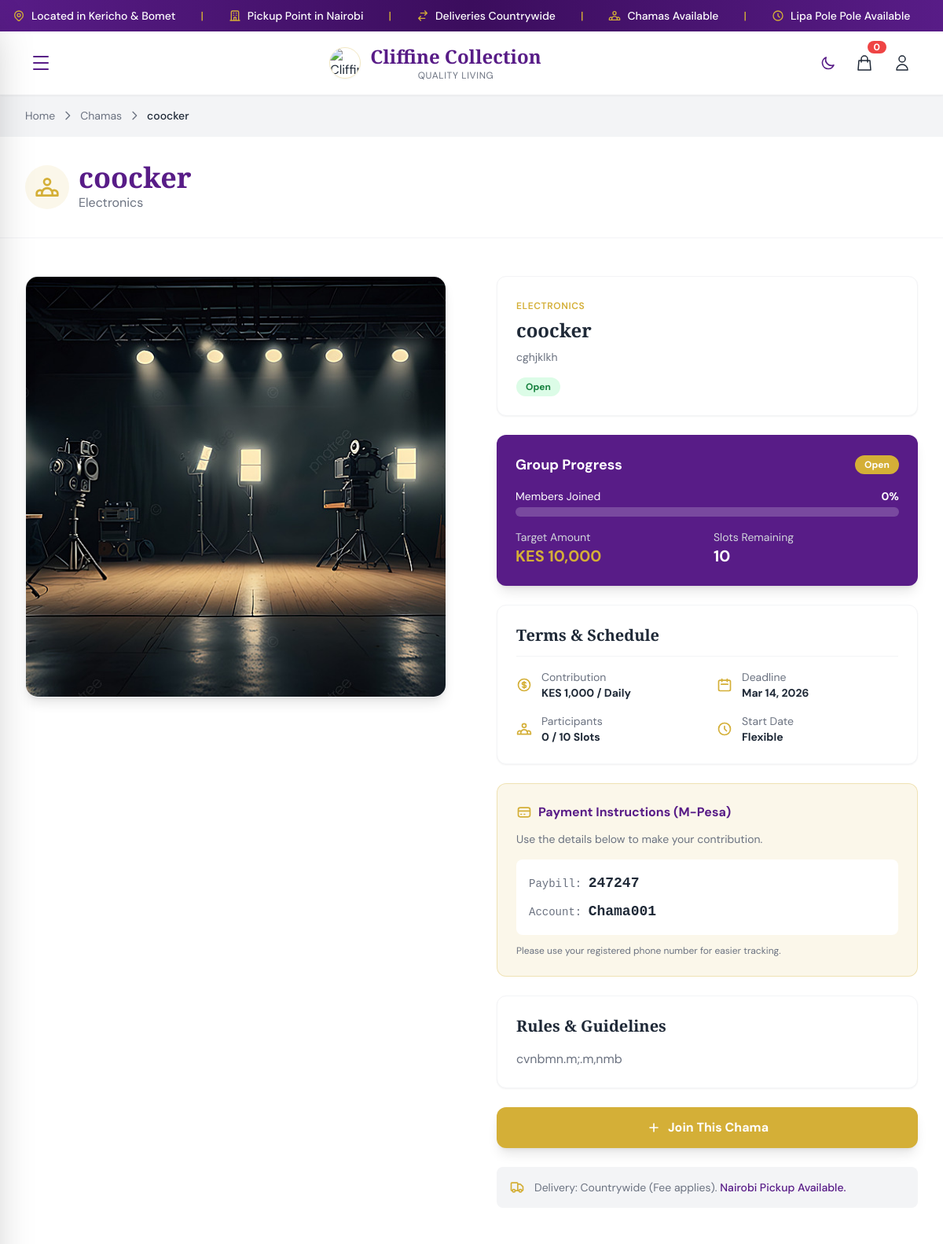
The page /chama/4 (upper part) on the database as committed earlier.
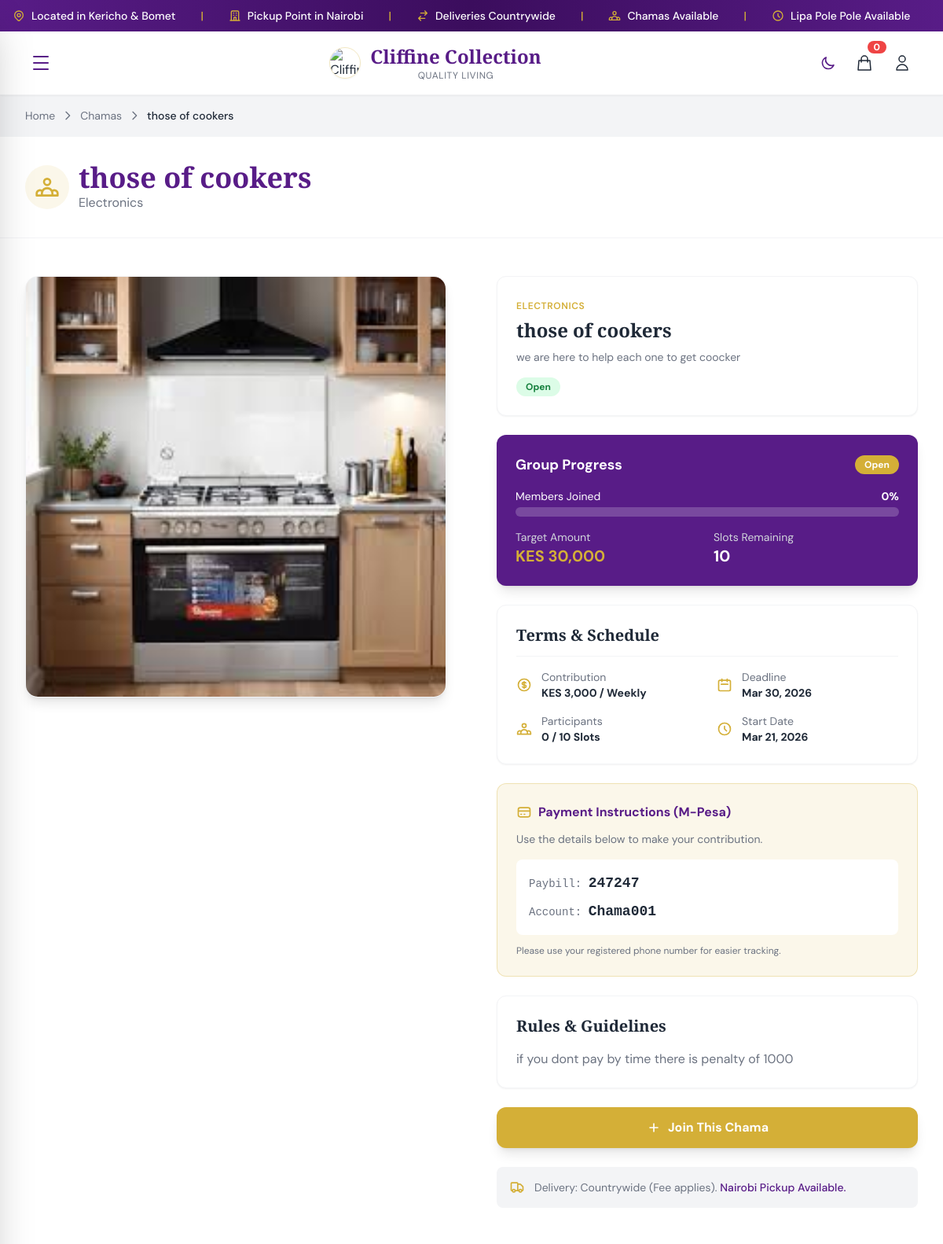
The same page on the database as committed later.
### app/models.py (models this page shows)
class Chama(db.Model):
    __tablename__ = "chamas"
    id = db.Column(db.Integer, primary_key=True)
    name                = db.Column(db.String(200), nullable=False)
    description         = db.Column(db.Text, nullable=True)
    category            = db.Column(db.String(100), nullable=True)
    product_id          = db.Column(db.Integer, db.ForeignKey("products.id"), nullable=True)
    target_amount       = db.Column(db.Numeric(12, 2), nullable=True)     # better precision than Float
    deadline            = db.Column(db.Date, nullable=True)               # contribution/purchase deadline
    contribution_amount    = db.Column(db.Numeric(12, 2), nullable=True)
    contribution_frequency = db.Column(db.String(50), nullable=True)      # Daily / Weekly / Monthly
    max_members            = db.Column(db.Integer, nullable=True)
    rules               = db.Column(db.Text, nullable=True)
    privacy             = db.Column(db.String(20), default="public", nullable=False)  # public / private
    invite_code         = db.Column(db.String(50), nullable=True, unique=True)
    accepts_mpesa       = db.Column(db.Boolean, default=False)
    accepts_card        = db.Column(db.Boolean, default=False)
    accepts_bank        = db.Column(db.Boolean, default=False)
    mpesa_type          = db.Column(db.String(30), nullable=True)     # Paybill / TillNumber / ...
    mpesa_number        = db.Column(db.String(50), nullable=True)     # Business/Paybill number
    mpesa_account       = db.Column(db.String(100), nullable=True)    # Account name/number
    notify_on_join      = db.Column(db.Boolean, default=True)
    notify_on_payment   = db.Column(db.Boolean, default=True)
    notify_on_goal      = db.Column(db.Boolean, default=True)
    cover_image         = db.Column(db.String(255), nullable=True)    # path e.g. /uploads/chama_covers/xxx.jpg
    status              = db.Column(db.String(50), default="open", nullable=False)
    created_by          = db.Column(db.Integer, db.ForeignKey("users.id"), nullable=True)
    created_at          = db.Column(db.DateTime, default=datetime.utcnow, nullable=False)
    start_date          = db.Column(db.DateTime, nullable=True)       # when chama actually starts (optional)
    members = db.relationship("ChamaMember", backref="chama", lazy=True)
    product = db.relationship("Product", backref="chamas", lazy=True)

### app/main/routes.py (the view)
@main_bp.route("/chama/<int:chama_id>")
def chama_detail(chama_id):
    chama = Chama.query.get_or_404(chama_id)
    return render_template(
        "chama_detail.html",
        chama=chama,
        current_year=datetime.now().year
    )

### app/__init__.py (called while the page is built)
def create_app():
    app = Flask(__name__)
    app.config.from_object("config.Config")
    db.init_app(app)
    migrate.init_app(app, db)
    from app import models
    from app.admin.routes import admin_bp
    app.register_blueprint(admin_bp, url_prefix="/admin")
    from app.main.routes import main_bp
    app.register_blueprint(main_bp)
    @app.context_processor
    def inject_cart_count():
        cart = session.get("cart", [])
        return dict(cart_count=len(cart))
    return app

### app/templates/chama_detail.html (shortened to what the changed rows need)
{% extends "base.html" %}
{% block content %}
<div class="bg-sand dark:bg-gray-800 py-4 border-b border-gray-100 dark:border-gray-700">
    <div class="max-w-7xl mx-auto px-4 sm:px-6 lg:px-8">
        <nav class="flex items-center space-x-2 text-sm text-muted dark:text-gray-400">
            <a href="/" class="hover:text-accent transition-colors">Home</a>
            <svg class="w-4 h-4" fill="none" stroke="currentColor" viewBox="0 0 24 24"><path stroke-linecap="round" stroke-linejoin="round" stroke-width="2" d="M9 5l7 7-7 7"/></svg>
            <a href="{{ url_for('main.chama') }}" class="hover:text-accent transition-colors">Chamas</a>
            <svg class="w-4 h-4" fill="none" stroke="currentColor" viewBox="0 0 24 24"><path stroke-linecap="round" stroke-linejoin="round" stroke-width="2" d="M9 5l7 7-7 7"/></svg>
            <span class="font-medium text-charcoal dark:text-white">{{ chama.name }}</span>
        </nav>
    </div>
</div>
<section class="py-8 bg-white dark:bg-gray-900 border-b border-gray-100 dark:border-gray-800">
    <div class="max-w-7xl mx-auto px-4 sm:px-6 lg:px-8">
        <div class="flex items-center gap-3">
            <div>
                <h1 class="font-display text-3xl lg:text-4xl font-bold text-primary dark:text-white">{{ chama.name }}</h1>
                <p class="text-muted dark:text-gray-400">{{ chama.category or 'Group Savings' }}</p>
            </div>
        </div>
    </div>
</section>
<section class="py-8 lg:py-12">
    <div class="max-w-7xl mx-auto px-4 sm:px-6 lg:px-8">
        <div class="grid lg:grid-cols-2 gap-10 lg:gap-16">
            <div class="space-y-6">
                <div class="aspect-square bg-sand dark:bg-gray-800 rounded-2xl overflow-hidden border border-gray-100 dark:border-gray-700 shadow-lg">
                    {% if chama.cover_image %}
                        <img src="{{ url_for('static', filename=chama.cover_image) }}" alt="{{ chama.name }}" class="w-full h-full object-cover">
                    {% elif chama.product and chama.product.images %}
                        <img src="{{ url_for('static', filename='uploads/' ~ chama.product.images[0].image_url) }}" alt="{{ chama.name }}" class="w-full h-full object-cover">
                    {% else %}
                        <img src="https://placehold.co/800x800/581C87/FFFFFF?text=Chama+Image" alt="{{ chama.name }}" class="w-full h-full object-cover">
                    {% endif %}
                </div>
            </div>
            <div class="space-y-6">
                <div class="hidden lg:block bg-white dark:bg-gray-800 p-6 rounded-xl shadow-sm border border-gray-100 dark:border-gray-700">
                    <span class="text-xs font-semibold text-accent uppercase tracking-wider">{{ chama.category or 'General' }}</span>
                    <h2 class="font-display text-2xl font-bold text-charcoal dark:text-white mt-1">{{ chama.product.name if chama.product else chama.name }}</h2>
                    <p class="text-muted dark:text-gray-400 mt-2 text-sm">{{ chama.description }}</p>
                    <div class="flex items-center gap-2 mt-4">
                         <span class="px-3 py-1
                            {% if chama.status == 'open' %}
                                bg-green-100 text-green-700
                            {% elif chama.status == 'full' %}
                                bg-red-100 text-red-700
                            {% else %}
                                bg-gray-100 text-gray-700
                            {% endif %}
                            text-xs font-bold rounded-full capitalize">{{ chama.status }}</span>
                    </div>
                </div>
                <div class="bg-primary dark:bg-gray-800 p-6 rounded-xl shadow-lg text-white">
                    <div class="flex justify-between items-center mb-4">
                        <h3 class="font-bold text-lg">Group Progress</h3>
                        <span class="px-3 py-1 bg-accent text-white text-xs font-bold rounded-full capitalize">{{ chama.status }}</span>
                    </div>
                    {% set current_members = chama.members|length %}
                    {% set max_members = chama.max_members if chama.max_members else 10 %}
                    {% set progress_percent = (current_members / max_members * 100)|round|int %}
                    <div class="grid grid-cols-2 gap-4 text-sm">
                        <div>
                            <p class="text-gray-300">Target Amount</p>
                            <p class="text-xl font-bold text-accent">KES {{ "{:,.0f}".format(chama.target_amount) }}</p>
                        </div>
                    </div>
                </div>
                <div class="bg-white dark:bg-gray-800 p-6 rounded-xl shadow-sm border border-gray-100 dark:border-gray-700 space-y-4">
                    <div class="grid grid-cols-1 sm:grid-cols-2 gap-y-4 gap-x-6 text-sm">
                        <div class="flex items-center gap-3">
                            <div>
                                <p class="text-muted dark:text-gray-400">Contribution</p>
                                <p class="font-bold text-charcoal dark:text-white">KES {{ "{:,.0f}".format(chama.contribution_amount) }} / {{ chama.contribution_frequency or 'Month' }}</p>
                            </div>
                        </div>
                        <div class="flex items-center gap-3">
                            <div>
                                <p class="text-muted dark:text-gray-400">Deadline</p>
                                <p class="font-bold text-charcoal dark:text-white">{{ chama.deadline.strftime('%b %d, %Y') if chama.deadline else 'Open' }}</p>
                            </div>
                        </div>
                        <div class="flex items-center gap-3">
                            <div>
                                <p class="text-muted dark:text-gray-400">Start Date</p>
                                <p class="font-bold text-charcoal dark:text-white">{{ chama.start_date.strftime('%b %d, %Y') if chama.start_date else 'Flexible' }}</p>
                            </div>
                        </div>
                    </div>
                </div>
                {% if chama.accepts_mpesa and chama.mpesa_number %}
                <div class="bg-accent/10 border border-accent/30 p-6 rounded-xl">
                    <h3 class="font-bold text-primary dark:text-white mb-3 flex items-center gap-2">
                        <svg class="w-5 h-5 text-accent" fill="none" stroke="currentColor" viewBox="0 0 24 24"><path stroke-linecap="round" stroke-linejoin="round" stroke-width="2" d="M3 10h18M7 15h1m4 0h1m-7 4h12a3 3 0 003-3V8a3 3 0 00-3-3H6a3 3 0 00-3 3v8a3 3 0 003 3z"/></svg>
                        Payment Instructions (M-Pesa)
                    </h3>
                    <p class="text-sm text-muted dark:text-gray-300 mb-4">Use the details below to make your contribution.</p>
                    <div class="bg-white dark:bg-gray-900 p-4 rounded-lg space-y-2 font-mono text-sm">
                        <p><span class="text-muted">{{ chama.mpesa_type or 'Paybill' }}:</span> <span class="font-bold text-charcoal dark:text-white text-lg">{{ chama.mpesa_number }}</span></p>
                        {% if chama.mpesa_account %}
                        <p><span class="text-muted">Account:</span> <span class="font-bold text-charcoal dark:text-white text-lg">{{ chama.mpesa_account }}</span></p>
                        {% endif %}
                    </div>
                    <p class="text-xs text-muted dark:text-gray-400 mt-3">Please use your registered phone number for easier tracking.</p>
                </div>
                {% endif %}
                {% if chama.rules %}
                <div class="bg-white dark:bg-gray-800 p-6 rounded-xl shadow-sm border border-gray-100 dark:border-gray-700">
                    <h3 class="font-display text-xl font-bold text-charcoal dark:text-white mb-4">Rules & Guidelines</h3>
                    <div class="prose prose-sm dark:prose-invert max-w-none text-muted dark:text-gray-300">
                        {{ chama.rules | safe }}
                    </div>
                </div>
                {% endif %}
            </div>
        </div>
    </div>
</section>
{% endblock %}

Rows that differ between the two databases and show on the page:
changed Chama "Chama001": name "coocker" → "those of cookers"; cover_image: a different picture; product "coocker" → "those of cookers"; description "cghjklkh" → "we are here to help each one to get coocker"; target_amount "10,000" → "30,000"; contribution_amount "1,000" → "3,000"; contribution_frequency "Daily" → "Weekly"; deadline "Mar 14, 2026" → "Mar 30, 2026"; start_date "Flexible" → "Mar 21, 2026"; rules "cvnbmn.m;.m,nmb" → "if you dont pay by time there is penalty of 1000"
